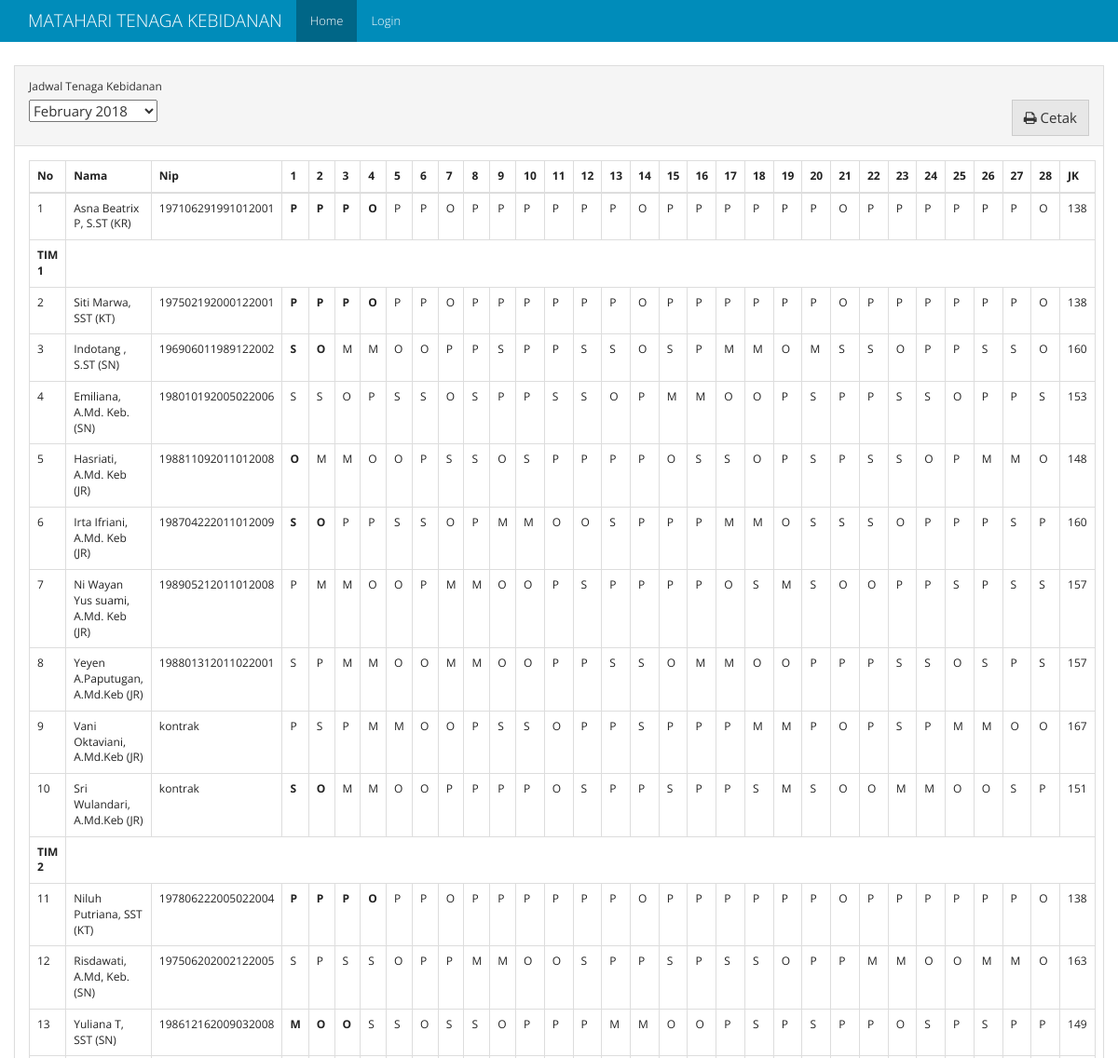
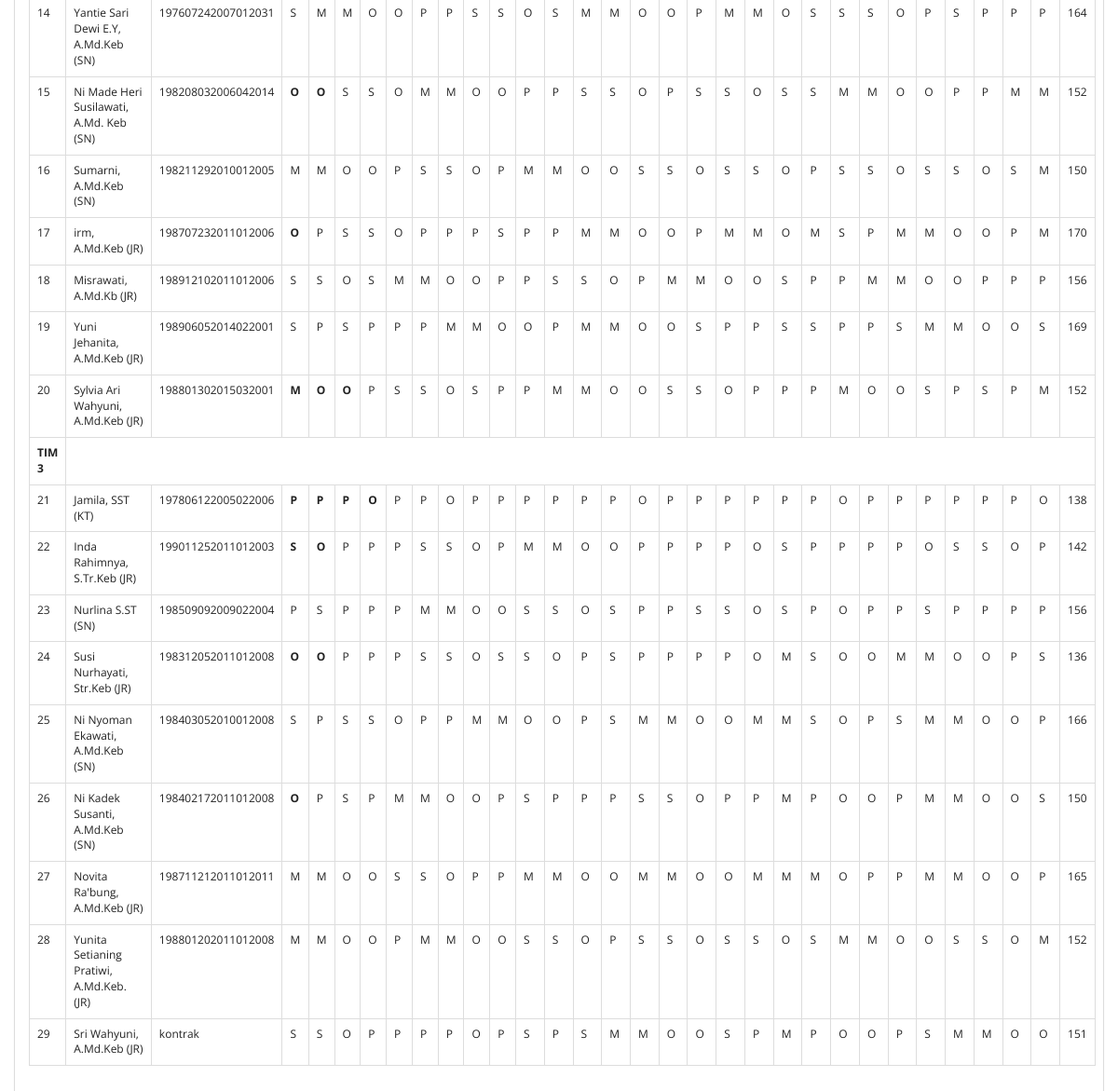
The page / on the database its author committed (2 pictures, top to bottom).
### models.py (models this page shows, shortened)
class Schedules(db.Model):
    id = db.Column(db.Integer, primary_key=True)
    periode_id = db.Column(db.Integer, db.ForeignKey("periode.id"), nullable=False)
    bidan_id = db.Column(db.Integer, db.ForeignKey("bidan.id", ondelete='SET NULL'), nullable=True)
    shift = db.Column(db.Text, default="", nullable=True)
    rest_shift = db.Column(db.Text, default="CLEAR", nullable=True)
    name = db.Column(db.String(50), nullable=True)
    nip = db.Column(db.String(20), nullable=True)
    officer = db.Column(db.String(20), nullable=True)
    tim = db.Column(db.String(10), nullable=True)

### views.py (the view)
@app.route("/", methods=['GET', 'POST'])
def homepage():
    table_query = Schedules.query \
        .join(Periode) \
        .add_columns(Schedules.id.label("schedule_id"), Schedules.officer, Schedules.nip, Schedules.name, Schedules.shift, Schedules.rest_shift, Schedules.tim, Periode.id, Periode.periode)
    table_periode = table_query.order_by(Periode.periode.desc()).group_by(Periode.periode).all()
    list_periode = []
    for periode in table_periode:
        pr = {}
        pr["id"] = periode.periode.strftime("%Y-%m-%d")
        pr["periode"] = periode.periode.strftime("%B %Y")
        list_periode.append(pr)
    if request.method == 'POST':
        periode_periode = request.form["select-periode"]
    else:
        periode_periode = list_periode[0]["id"]
    periode_split = periode_periode.split("-")
    periode_date = datetime.date(int(periode_split[0]), int(periode_split[1]), 1)
    days = calendar.monthrange(periode_date.year, periode_date.month)[1]
    kt = [shift_list(table_query.filter((Schedules.officer == "KT") & (Schedules.tim == "tim1")).filter(Periode.periode == periode_date).all()),
          shift_list(table_query.filter((Schedules.officer == "KT") & (Schedules.tim == "tim2")).filter(Periode.periode == periode_date).all()),
          shift_list(table_query.filter((Schedules.officer == "KT") & (Schedules.tim == "tim3")).filter(Periode.periode == periode_date).all())]
    tim = [shift_list(table_query.filter((Schedules.tim == "tim1") & (Schedules.officer != "KT")).filter(Periode.periode == periode_date).order_by(Schedules.bidan_id.asc()).all()),
           shift_list(table_query.filter((Schedules.tim == "tim2") & (Schedules.officer != "KT")).filter(Periode.periode == periode_date).order_by(Schedules.bidan_id.asc()).all()),
           shift_list(table_query.filter((Schedules.tim == "tim3") & (Schedules.officer != "KT")).filter(Periode.periode == periode_date).order_by(Schedules.bidan_id.asc()).all())]
    periode_schedule = {"kr": shift_list(table_query.filter(Schedules.officer == "KR").filter(Periode.periode == periode_date).all()),
                        "kt": kt, "tim": tim}
    return render_template('home.html', periode=list_periode, table=periode_schedule, periode_value=periode_periode, days=days)

### app.py (called while the page is built)
@app.before_request
def _before_request():
    g.user = current_user

### views.py (called while the page is built)
def shift_list(obj):
    new_obj = []
    for result in obj:
        temp_obj = {}
        temp_obj["id"] = result.id
        temp_obj["name"] = result.name
        temp_obj["officer"] = result.officer
        temp_obj["tim"] = result.tim
        temp_obj["nip"] = result.nip
        shift = ''.join(result.shift.split())
        if shift != "" and shift != "CLEAR":
            temp_obj["shift"] = result.shift.split(",")
        else:
            temp_obj["shift"] = None
        rest_shift = ''.join(result.rest_shift.split())
        if rest_shift != "" and rest_shift != "CLEAR":
            temp_obj["rest_shift"] = result.rest_shift.split(",")
        else:
            temp_obj["rest_shift"] = None
        temp_obj['total_jam_kerja'] = get_hours_total(temp_obj)
        temp_obj["schedule_id"] = result.schedule_id
        new_obj.append(temp_obj)
    return new_obj

### templates/home.html (shortened to what this page needs)
{% extends "base.html" %}
{% from "macro/shift_element.html" import shift_element %}
{% block class_container %}container-fluid{% endblock %}
{% block nav_home %} active {% endblock %}
{%  block content %}
<div class="panel panel-default">
		  <div class="panel-heading">
		  	  <div class="form-group">
		    <label for="select-periode">Jadwal Tenaga Kebidanan</label>
				  <form action="/" id="form-periode" class="form form-inline" method="post">
					  <select  name="select-periode" id="select-periode">
						{% for pr in periode %}
							<option value="{{pr['id']}}">{{pr['periode']}}</option>
						{% endfor %}
					  </select>
                      <button id="cetak-jadwal" class="btn btn-default pull-right"> <i class="fa fa-print" aria-hidden="true"></i>  Cetak</button>
				  </form>
		  </div>
		  </div>
		  <div class="panel-body">
                <table class="table table-bordered table-responsive">
                  <thead>
                    <tr>
                      <th>No</th>
                      <th>Nama</th>
                      <th>Nip</th>
                      {% for i in range(days) %}
                        <th>{{loop.index}}</th>
                      {% endfor %}
                        <th>JK</th>
                    </tr>
                  </thead>
                  <tbody>
                    <tr>
                      <td class="table-number">-</td>
                      {% for table in table['kr'] %}
                          <td>{{ table.name }} ({{table.officer}})</td>
                          <td>{{ table.nip|default('<unknown>', True) }}</td>
                          {{ shift_element(table,days) }}
                        <td>{{ table.total_jam_kerja}}</td>
                      {% endfor %}
                    </tr>
                    {% for i in range(0, (table['kt']) | length) %}
                        <tr>
                          <td><strong>TIM {{ loop.index }}</strong></td>
                        </tr>
                        <tr>
                          <td class="table-number">-</td>
                          {% for table in table['kt'][i] %}
                              <td>{{ table.name }} ({{table.officer}})</td>
                              <td>{{ table.nip|default('<unknown>', True) }}</td>
                              {{ shift_element(table,days) }}
                            <td>{{ table.total_jam_kerja}}</td>
                          {% endfor %}
                        </tr>
                        {% for table in table['tim'][i] %}
                          <tr>
                              <td class="table-number">-</td>
                              <td>{{ table.name }} ({{table.officer}})</td>
                              <td>{{ table.nip|default('<unknown>', True) }}</td>
                              {{ shift_element(table,days) }}
                              <td>{{ table.total_jam_kerja}}</td>
                          </tr>
                        {% endfor %}
                    {% endfor %}
                  </tbody>
                </table>
		  </div>
		</div>
{% endblock %}

### templates/base.html (shortened to what this page needs)
<!DOCTYPE html>
<html lang="en">
<head>
    <link rel="stylesheet" href="{{ url_for('static', filename='css/bootstrap.min.css')}}">
    <link rel="stylesheet" href="{{ url_for('static', filename='css/font-awesome.css')}}">
</head>
<body>
<nav class="navbar navbar-inverse navbar-fixed-top">
    <div class="container">
        <div class="navbar-header">
            <a class="navbar-brand" href="#">{% block branding %}MATAHARI TENAGA KEBIDANAN{% endblock %}</a>
        </div>
        <div id="navbar" class="collapse navbar-collapse">
            <ul class="nav navbar-nav">
                <li class="{% block nav_home %}{% endblock %}"><a href="{{ url_for('homepage') }}">Home</a></li>
                {% if g.user.is_authenticated %}
                    <li class="{% block nav_penjadwalan %}{% endblock %}"><a href="{{ url_for('penjadwalan') }}">Penjadwalan</a></li>
                    <li class="{% block nav_setting %}{% endblock %}"><a href="{{ url_for('setting') }}">Pengaturan Proses</a></li>
                    <li class=""><a href="/admin/">Admin</a></li>
                    <li><a href="{{ url_for('logout') }}">Logout</a></li>
                {% else %}
                    <li class="{% block nav_login %}{% endblock %}"><a href="{{ url_for('login') }}">Login</a></li>
                {% endif %}
            </ul>
        </div>
    </div>
</nav>
<div class="{% block class_container %}container{% endblock %}" style="margin-top: 70px;">
    {% block content %}
    {% endblock %}
</div>
</body>
</html>

### templates/macro/shift_element.html
{% macro shift_element(table,days) %}
  {% if table.rest_shift %}
    {% for i in range(days) %}
        {% if table.rest_shift[i] != '-' %}
            <td><strong>{{ table.rest_shift[i] }}</strong></td>
        {% else %}
            {% if table.shift %}
                <td>{{ table.shift[i] }}</td>
            {% else %}
                <td><strong>-</strong></td>
            {% endif %}
        {% endif %}
    {% endfor %}
  {% elif table.shift %}
    {% for i in range(days) %}
        <td>{{ table.shift[i] }}</td>
    {% endfor %}
  {% else %}
    {% for i in range(days) %}
        <td>-</td>
    {% endfor %}
  {% endif %}
{% endmacro %}

### rows shown on the page
Schedules: name "Asna Beatrix P, S.ST", officer "KR", nip "197106291991012001", rest_shift "P" "P" "P" "O", shift "P" "P" "O" "P" "P" "P" "P" "P" "P" "O" "P" "P" "P" "P" "P" "P" "O" "P" "P" "P" "P" "P" "P" "O", total_jam_kerja "138"
Schedules: name "Siti Marwa, SST", officer "KT", nip "197502192000122001", rest_shift "P" "P" "P" "O", shift "P" "P" "O" "P" "P" "P" "P" "P" "P" "O" "P" "P" "P" "P" "P" "P" "O" "P" "P" "P" "P" "P" "P" "O", total_jam_kerja "138"
Schedules: name "Indotang , S.ST", officer "SN", nip "196906011989122002", rest_shift "S" "O", shift "M" "M" "O" "O" "P" "P" "S" "P" "P" "S" "S" "O" "S" "P" "M" "M" "O" "M" "S" "S" "O" "P" "P" "S" "S" "O", total_jam_kerja "160"
Schedules: name "Emiliana, A.Md. Keb.", officer "SN", nip "198010192005022006", shift "S" "S" "O" "P" "S" "S" "O" "S" "P" "P" "S" "S" "O" "P" "M" "M" "O" "O" "P" "S" "P" "P" "S" "S" "O" "P" "P" "S", total_jam_kerja "153"
Schedules: name "Hasriati, A.Md. Keb", officer "JR", nip "198811092011012008", rest_shift "O", shift "M" "M" "O" "O" "P" "S" "S" "O" "S" "P" "P" "P" "P" "O" "S" "S" "O" "P" "S" "P" "S" "S" "O" "P" "M" "M" "O", total_jam_kerja "148"
Schedules: name "Irta Ifriani, A.Md. Keb", officer "JR", nip "198704222011012009", rest_shift "S" "O", shift "P" "P" "S" "S" "O" "P" "M" "M" "O" "O" "S" "P" "P" "P" "M" "M" "O" "S" "S" "S" "O" "P" "P" "P" "S" "P", total_jam_kerja "160"
Schedules: name "Ni Wayan Yus suami, A.Md. Keb", officer "JR", nip "198905212011012008", shift "P" "M" "M" "O" "O" "P" "M" "M" "O" "O" "P" "S" "P" "P" "P" "P" "O" "S" "M" "S" "O" "O" "P" "P" "S" "P" "S" "S", total_jam_kerja "157"
Schedules: name "Yeyen A.Paputugan, A.Md.Keb", officer "JR", nip "198801312011022001", shift "S" "P" "M" "M" "O" "O" "M" "M" "O" "O" "P" "P" "S" "S" "O" "M" "M" "O" "O" "P" "P" "P" "S" "S" "O" "S" "P" "S", total_jam_kerja "157"
Schedules: name "Vani Oktaviani, A.Md.Keb", officer "JR", nip "kontrak", shift "P" "S" "P" "M" "M" "O" "O" "P" "S" "S" "O" "P" "P" "S" "P" "P" "P" "M" "M" "P" "O" "P" "S" "P" "M" "M" "O" "O", total_jam_kerja "167"
Schedules: name "Sri Wulandari, A.Md.Keb", officer "JR", nip "kontrak", rest_shift "S" "O", shift "M" "M" "O" "O" "P" "P" "P" "P" "O" "S" "P" "P" "S" "P" "P" "S" "M" "S" "O" "O" "M" "M" "O" "O" "S" "P", total_jam_kerja "151"
Schedules: name "Niluh Putriana, SST", officer "KT", nip "197806222005022004", rest_shift "P" "P" "P" "O", shift "P" "P" "O" "P" "P" "P" "P" "P" "P" "O" "P" "P" "P" "P" "P" "P" "O" "P" "P" "P" "P" "P" "P" "O", total_jam_kerja "138"
Schedules: name "Risdawati, A.Md, Keb.", officer "SN", nip "197506202002122005", shift "S" "P" "S" "S" "O" "P" "P" "M" "M" "O" "O" "S" "P" "P" "S" "P" "S" "S" "O" "P" "P" "M" "M" "O" "O" "M" "M" "O", total_jam_kerja "163"
Schedules: name "Yuliana T, SST", officer "SN", nip "198612162009032008", rest_shift "M" "O" "O", shift "S" "S" "O" "S" "S" "O" "P" "P" "P" "M" "M" "O" "O" "P" "S" "P" "S" "P" "P" "O" "S" "P" "S" "P" "P", total_jam_kerja "149"
Schedules: name "Yantie Sari Dewi E.Y, A.Md.Keb", officer "SN", nip "197607242007012031", shift "S" "M" "M" "O" "O" "P" "P" "S" "S" "O" "S" "M" "M" "O" "O" "P" "M" "M" "O" "S" "S" "S" "O" "P" "S" "P" "P" "P", total_jam_kerja "164"
Schedules: name "Ni Made Heri Susilawati, A.Md. Keb", officer "SN", nip "198208032006042014", rest_shift "O" "O", shift "S" "S" "O" "M" "M" "O" "O" "P" "P" "S" "S" "O" "P" "S" "S" "O" "S" "S" "M" "M" "O" "O" "P" "P" "M" "M", total_jam_kerja "152"
Schedules: name "Sumarni, A.Md.Keb", officer "SN", nip "198211292010012005", shift "M" "M" "O" "O" "P" "S" "S" "O" "P" "M" "M" "O" "O" "S" "S" "O" "S" "S" "O" "P" "S" "S" "O" "S" "S" "O" "S" "M", total_jam_kerja "150"
Schedules: name "irm, A.Md.Keb", officer "JR", nip "198707232011012006", rest_shift "O", shift "P" "S" "S" "O" "P" "P" "P" "S" "P" "P" "M" "M" "O" "O" "P" "M" "M" "O" "M" "S" "P" "M" "M" "O" "O" "P" "M", total_jam_kerja "170"
Schedules: name "Misrawati, A.Md.Kb", officer "JR", nip "198912102011012006", shift "S" "S" "O" "S" "M" "M" "O" "O" "P" "P" "S" "S" "O" "P" "M" "M" "O" "O" "S" "P" "P" "M" "M" "O" "O" "P" "P" "P", total_jam_kerja "156"
Schedules: name "Yuni Jehanita, A.Md.Keb", officer "JR", nip "198906052014022001", shift "S" "P" "S" "P" "P" "P" "M" "M" "O" "O" "P" "M" "M" "O" "O" "S" "P" "P" "S" "S" "P" "P" "S" "M" "M" "O" "O" "S", total_jam_kerja "169"
Schedules: name "Sylvia Ari Wahyuni, A.Md.Keb", officer "JR", nip "198801302015032001", rest_shift "M" "O" "O", shift "P" "S" "S" "O" "S" "P" "P" "M" "M" "O" "O" "S" "S" "O" "P" "P" "P" "M" "O" "O" "S" "P" "S" "P" "M", total_jam_kerja "152"
Schedules: name "Jamila, SST", officer "KT", nip "197806122005022006", rest_shift "P" "P" "P" "O", shift "P" "P" "O" "P" "P" "P" "P" "P" "P" "O" "P" "P" "P" "P" "P" "P" "O" "P" "P" "P" "P" "P" "P" "O", total_jam_kerja "138"
Schedules: name "Inda Rahimnya, S.Tr.Keb", officer "JR", nip "199011252011012003", rest_shift "S" "O", shift "P" "P" "P" "S" "S" "O" "P" "M" "M" "O" "O" "P" "P" "P" "P" "O" "S" "P" "P" "P" "P" "O" "S" "S" "O" "P", total_jam_kerja "142"
Schedules: name "Nurlina S.ST", officer "SN", nip "198509092009022004", shift "P" "S" "P" "P" "P" "M" "M" "O" "O" "S" "S" "O" "S" "P" "P" "S" "S" "O" "S" "P" "O" "P" "P" "S" "P" "P" "P" "P", total_jam_kerja "156"
Schedules: name "Susi Nurhayati, Str.Keb", officer "JR", nip "198312052011012008", rest_shift "O" "O", shift "P" "P" "P" "S" "S" "O" "S" "S" "O" "P" "S" "P" "P" "P" "P" "O" "M" "S" "O" "O" "M" "M" "O" "O" "P" "S", total_jam_kerja "136"
Schedules: name "Ni Nyoman Ekawati, A.Md.Keb", officer "SN", nip "198403052010012008", shift "S" "P" "S" "S" "O" "P" "P" "M" "M" "O" "O" "P" "S" "M" "M" "O" "O" "M" "M" "S" "O" "P" "S" "M" "M" "O" "O" "P", total_jam_kerja "166"
Schedules: name "Ni Kadek Susanti, A.Md.Keb", officer "SN", nip "198402172011012008", rest_shift "O", shift "P" "S" "P" "M" "M" "O" "O" "P" "S" "P" "P" "P" "S" "S" "O" "P" "P" "M" "P" "O" "O" "P" "M" "M" "O" "O" "S", total_jam_kerja "150"
Schedules: name "Novita Ra'bung, A.Md.Keb", officer "JR", nip "198711212011012011", shift "M" "M" "O" "O" "S" "S" "O" "P" "P" "M" "M" "O" "O" "M" "M" "O" "O" "M" "M" "M" "O" "P" "P" "M" "M" "O" "O" "P", total_jam_kerja "165"
Schedules: name "Yunita Setianing Pratiwi, A.Md.Keb.", officer "JR", nip "198801202011012008", shift "M" "M" "O" "O" "P" "M" "M" "O" "O" "S" "S" "O" "P" "S" "S" "O" "S" "S" "O" "S" "M" "M" "O" "O" "S" "S" "O" "M", total_jam_kerja "152"
Schedules: name "Sri Wahyuni, A.Md.Keb", officer "JR", nip "kontrak", shift "S" "S" "O" "P" "P" "P" "P" "O" "P" "S" "P" "S" "M" "M" "O" "O" "S" "P" "M" "P" "O" "O" "P" "S" "M" "M" "O" "O", total_jam_kerja "151"

### other values the page prints
form field select-periode "February 2018"
